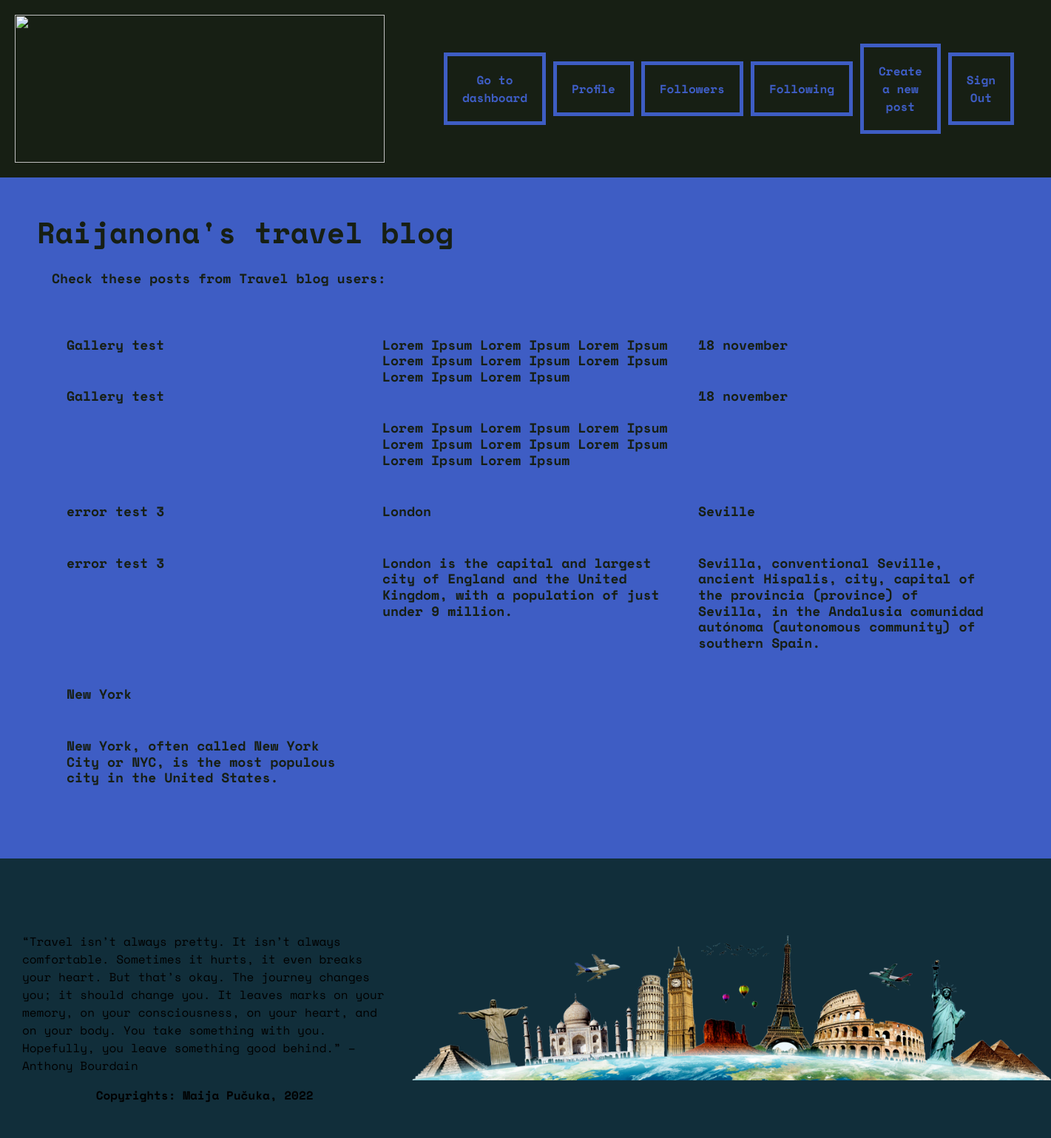
Screenshot of /view/explore.php (signed in) with the database file from the repository.
### tables this page shows
CREATE TABLE `blogposts` (
  `id` int(11) NOT NULL,
  `title` varchar(255) NOT NULL,
  `excerpt` varchar(255) NOT NULL,
  `picture` text NOT NULL,
  `gallery` mediumtext NOT NULL DEFAULT '[]',
  `text` text NOT NULL,
  `date_published` datetime NOT NULL,
  `user_id` int(255) NOT NULL,
  `is_deleted` tinyint(1) NOT NULL DEFAULT 0
);

### models/Blogpost.php (called while the page is built, shortened)
<?php
class Blogpost {
    private $db_connection;
    public function __construct($db_connection) {
        $this->db_connection = $db_connection;
    }
    public function getAll() {
        $sql = "SELECT * FROM blogposts WHERE NOT is_deleted";
        $stmt = $this->db_connection->stmt_init();
        if ($stmt->prepare($sql)) {
            if ($stmt->execute()) {
                $allPosts = $stmt->get_result()->fetch_all(MYSQLI_ASSOC);
                return $allPosts;
            } else {
                return FALSE;
            }
        }$stmt->close();
    }
}
?>

### view/explore.php (the view, shortened to what this page needs)
<?php
require_once '../db.php';
require_once '../models/Blogpost.php';
$post = new Blogpost ($db_connection);
$allPosts = $post->getAll();
?>
<!DOCTYPE html>
<html lang="en">
<head>
    <link rel="stylesheet" href="https://cdn.jsdelivr.net/npm/bootstrap@5.2.2/dist/css/bootstrap.min.css">
    <link rel="stylesheet" href="../assets/style/main.css">
    <link rel="stylesheet" href="../assets/style/fonts.css">
</head>
<body>
<div class="wrapper wrapper-explore">
    <div class="top sticky-top">
        <div class="plane">
            <img src="../assets\580b585b2edbce24c47b2d10.png">
        </div>
        <div class="nav-bar">
            <?php if (!(isset($_SESSION["loggedin"]) && $_SESSION["loggedin"] === TRUE)) { ?>
                <a href="login.php">Sign In</a>
                <a href="register.php">Create an account</a>
            <?php } else { ?>
                <a href="welcome.php">Go to dashboard</a>
                <a href="profile.php?user-id=<?=$_SESSION["id"]?>">Profile</a>
                <a href="followers.php?user-id=<?= $_SESSION["id"] ?>">Followers</a>
                <a href="following.php?user-id=<?= $_SESSION["id"] ?>">Following</a>
                <a href="createPost.php">Create a new post</a>
                <a href="../controller/Logout.php">Sign Out</a>
            <?php } ?>
        </div>
    </div>
    <div class="main-wrap">
        <h1 class="title">Raijanona's travel blog</h1>
        <h3>Check these posts from Travel blog users: </h3>
        <div class="wrapper-blogs">
            <?php foreach ($allPosts as $post) {?>
                <div class="blog">
                    <a class="posts-explore" href="post.php?post-id=<?php echo $post["id"]; ?>">
                    <h2><?php echo $post["title"];?></h2>
                    <h2><?php echo $post["excerpt"];?></h2>
                    </a>
                </div>
            <?php } ?>
        </div>
    </div>
</div>
<?php require_once "../components/footer.php" ?>
</body>
</html>

### assets/style/main.css (style rules this page uses)
body, html { font-family: "Space Mono"; height: 100%; }
body { background-color: rgb(62, 93, 196); display: flex; flex-direction: column; height: 100%; }
.wrapper { flex: 1 0 auto; color: rgb(23, 31, 20); }
a { text-decoration: none; }
.main-wrap { height: 100%; }
.top { display: grid; grid-template-columns: 1fr 1fr; background-color: rgb(23, 31, 20); text-decoration: none; font-family: "Space Mono"; }
.nav-bar { display: grid; grid-template-columns: 1fr 1fr 1fr 1fr 1fr 1fr; grid-template-rows: auto; grid-gap: 10px; background-color: rgb(23, 31, 20); color: rgb(23, 31, 20); padding: 50px; border: 0px; align-items: center; justify-content: center; }
.plane { padding: 20px; }
.plane > img { height: 200px; width: 500px; }
.nav-bar > a { color: rgb(62, 93, 196); padding: 20px; border: 5px solid rgb(62, 93, 196); text-align: center; align-content: center; align-items: center; justify-content: center; justify-self: center; vertical-align: middle; font-weight: bold; transition: color 0.3s ease-in, background-color 0.3s ease-in; }
.wrapper-blogs { display: grid; grid-template-columns: 1fr 1fr 1fr; padding: 20px; }
.main-wrap { padding: 50px; }
.main-wrap > a, h2, h3, h4 { color: rgb(23, 31, 20); font-weight: bold; font-size: large; padding: 20px; }
.title { font-size: 40px; font-weight: bold; }

### rows the page displays
blogposts: title "Gallery test", excerpt "Gallery test"
blogposts: title "Lorem Ipsum Lorem Ipsum Lorem Ipsum Lorem Ipsum Lorem Ipsum Lorem Ipsum Lorem Ipsum Lorem Ipsum", excerpt "Lorem Ipsum Lorem Ipsum Lorem Ipsum Lorem Ipsum Lorem Ipsum Lorem Ipsum Lorem Ipsum Lorem Ipsum"
blogposts: title "18 november", excerpt "18 november"
blogposts: title "error test 3", excerpt "error test 3"
blogposts: title "London", excerpt "London is the capital and largest city of England and the United Kingdom, with a population of just under 9 million."
blogposts: title "Seville", excerpt "Sevilla, conventional Seville, ancient Hispalis, city, capital of the provincia (province) of Sevilla, in the Andalusia comunidad autónoma (autonomous community) of southern Spain."
blogposts: title "New York", excerpt "New York, often called New York City or NYC, is the most populous city in the United States."
